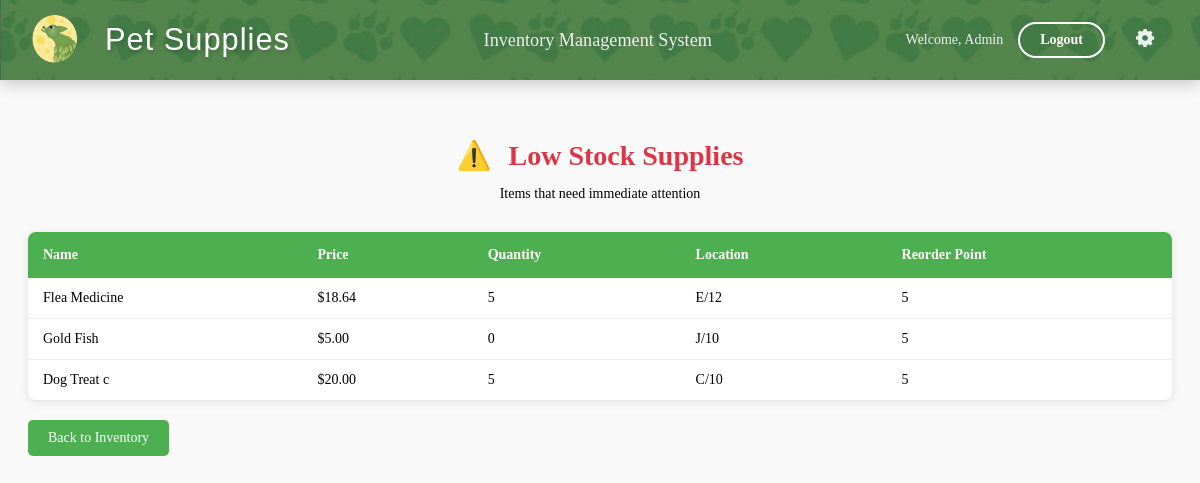
Page /low-stock/ (signed in) on the committed database.
### inventory/models.py (models this page shows, shortened)
class Supply(models.Model):
    name = models.CharField(max_length=255, primary_key=True)
    price = models.FloatField()
    quantity = models.IntegerField()
    location = models.CharField(max_length=255)
    reorder_point = models.PositiveIntegerField(default=5)
    deleted = models.BooleanField(default=False)

### inventory/views.py (the view)
# urls.py: path('low-stock/', views.low_stock_supplies, name='low_stock_supplies'),
def low_stock_supplies(request):
    low_stock_items = Supply.objects.filter(quantity__lte=models.F('reorder_point'))
    return render(request, 'inventory/low_stock.html', {'low_stock_items': low_stock_items})

### inventory/templates/inventory/low_stock.html (shortened to what this page needs)
{% extends 'inventory/base.html' %}
{% load static %}
{% block content %}
<div class="low-stock-container">
    <div class="low-stock-header">
        <h1><span class="warning-icon">⚠️</span> Low Stock Supplies</h1>
        <p>Items that need immediate attention</p>
    </div>
    <table class="low-stock-table">
        <thead>
            <tr>
                <th>Name</th>
                <th>Price</th>
                <th>Quantity</th>
                <th>Location</th>
                <th>Reorder Point</th>
            </tr>
        </thead>
        <tbody>
            {% for supply in low_stock_items %}
            <tr>
                <td>{{ supply.name }}</td>
                <td>${{ supply.price|floatformat:2 }}</td>
                <td>{{ supply.quantity }}</td>
                <td>{{ supply.location }}</td>
                <td>{{ supply.reorder_point }}</td>
            </tr>
            {% empty %}
            <tr>
                <td colspan="5" class="empty-message">No low stock items at this time.</td>
            </tr>
            {% endfor %}
        </tbody>
    </table>
    <a href="{% url 'index' %}" class="back-link">Back to Inventory</a>
</div>
{% endblock %}

### inventory/templates/inventory/base.html (shortened to what this page needs)
{% load static %}
<!DOCTYPE html>
<html lang="en">
<head>
    <link rel="stylesheet" href="{% static 'css/styles.css' %}">
</head>
<body>
    <header class="header-container">
        <img src="{% static 'icons/header_image.jpg' %}" alt="Header Background" class="header-bg">
        <div class="header-content">
            <div class="header-left">
                <img src="{% static 'icons/TLeafLogo2sm.png' %}" alt="T Leaf Logo" class="logo">
                <div class="header-title">Pet Supplies</div>
            </div>
            <div class="header-subtitle">Inventory Management System</div>
            <div class="header-right">
                {% if user.is_authenticated %}
                    <span class="welcome-text">Welcome, {{ user.username }}</span>
                    <a href="{% url 'logout' %}" class="header-button">Logout</a>
                    {% if request.user.is_superuser %}
        <div class="dropdown">
            <span class="gear-icon"><img src="{% static 'icons/settinggear.svg' %}" alt="settign gear" class="logo"></span>
        </div>
                    {% else %}
                         <p></p>
                    {% endif %}
                {% else %}
                    <a href="{% url 'login' %}" class="header-button">Login</a>
                {% endif %}
            </div>
        </div>
    </header>
    <div class="content-container">
        {% block content %}{% endblock %}
    </div>
</body>
</html>

### inventory/static/css/styles.css (style rules this page uses)
body { font-family: 'Georgia', serif; font-size: 14px; margin-top: 100px; background-color: #f9f9f9; }
.header-container { position: fixed; top: 0; left: 0; right: 0; height: 80px; background: linear-gradient(135deg, #1e4d2b, #2E7D32); color: white; z-index: 1000; box-shadow: 0 2px 10px rgba(0, 0, 0, 0.1); transition: all 0.3s ease; }
.header-bg { position: absolute; top: 0; left: 0; width: 100%; height: 100%; object-fit: cover; z-index: 1; }
.header-content { position: relative; z-index: 2; display: flex; align-items: center; justify-content: space-between; padding: 0 30px; height: 100%; max-width: 1400px; margin: 0 auto; }
.header-left { display: flex; align-items: center; gap: 25px; }
.header-title { font-family: 'Bauhaus 93', Arial, sans-serif; font-size: 2.2em; text-shadow: 2px 2px 4px rgba(0, 0, 0, 0.2); letter-spacing: 1px; }
.header-subtitle { font-size: 1.3em; opacity: 0.9; font-weight: 300; }
.header-right { display: flex; align-items: center; gap: 15px; }
.logo { width: 50px; height: 50px; border-radius: 50%; object-fit: cover; transition: transform 0.3s ease; }
.welcome-text { font-size: 14px; opacity: 0.9; }
.header-button { display: inline-block; padding: 8px 20px; background-color: transparent; border: 2px solid white; color: white; text-decoration: none; border-radius: 20px; font-weight: bold; transition: all 0.3s ease; }
.header-right span { font-size: 14px; opacity: 0.9; }

### inventory/templates/inventory/base.html (style rules this page uses)
.dropdown { position: relative; display: inline-block; }
.gear-icon { cursor: pointer; font-size: 24px; }

### inventory/templates/inventory/low_stock.html (style rules this page uses)
.low-stock-container { max-width: 1200px; margin: 30px auto; padding: 20px; }
.low-stock-header { text-align: center; margin-bottom: 30px; }
.low-stock-header h1 { color: #dc3545; font-size: 2em; margin-bottom: 10px; }
.low-stock-table { width: 100%; border-collapse: collapse; background: white; box-shadow: 0 2px 10px rgba(0, 0, 0, 0.1); border-radius: 8px; overflow: hidden; }
.low-stock-table th { background-color: #4CAF50; color: white; padding: 15px; text-align: left; font-weight: 600; }
.low-stock-table td { padding: 12px 15px; border-bottom: 1px solid #eee; }
.low-stock-table tr:last-child td { border-bottom: none; }
.back-link { display: inline-block; margin-top: 20px; padding: 10px 20px; background-color: #4CAF50; color: white; text-decoration: none; border-radius: 5px; transition: background-color 0.3s; }
.warning-icon { color: #dc3545; margin-right: 10px; }

### rows in the picture
Supply: name "Flea Medicine", price "18.64", quantity "5", location "E/12", reorder_point "5"
Supply: name "Gold Fish", price "5.00", quantity "0", location "J/10", reorder_point "5"
Supply: name "Dog Treat c", price "20.00", quantity "5", location "C/10", reorder_point "5"

### other values in the picture
{{ user.username }} "Admin"
